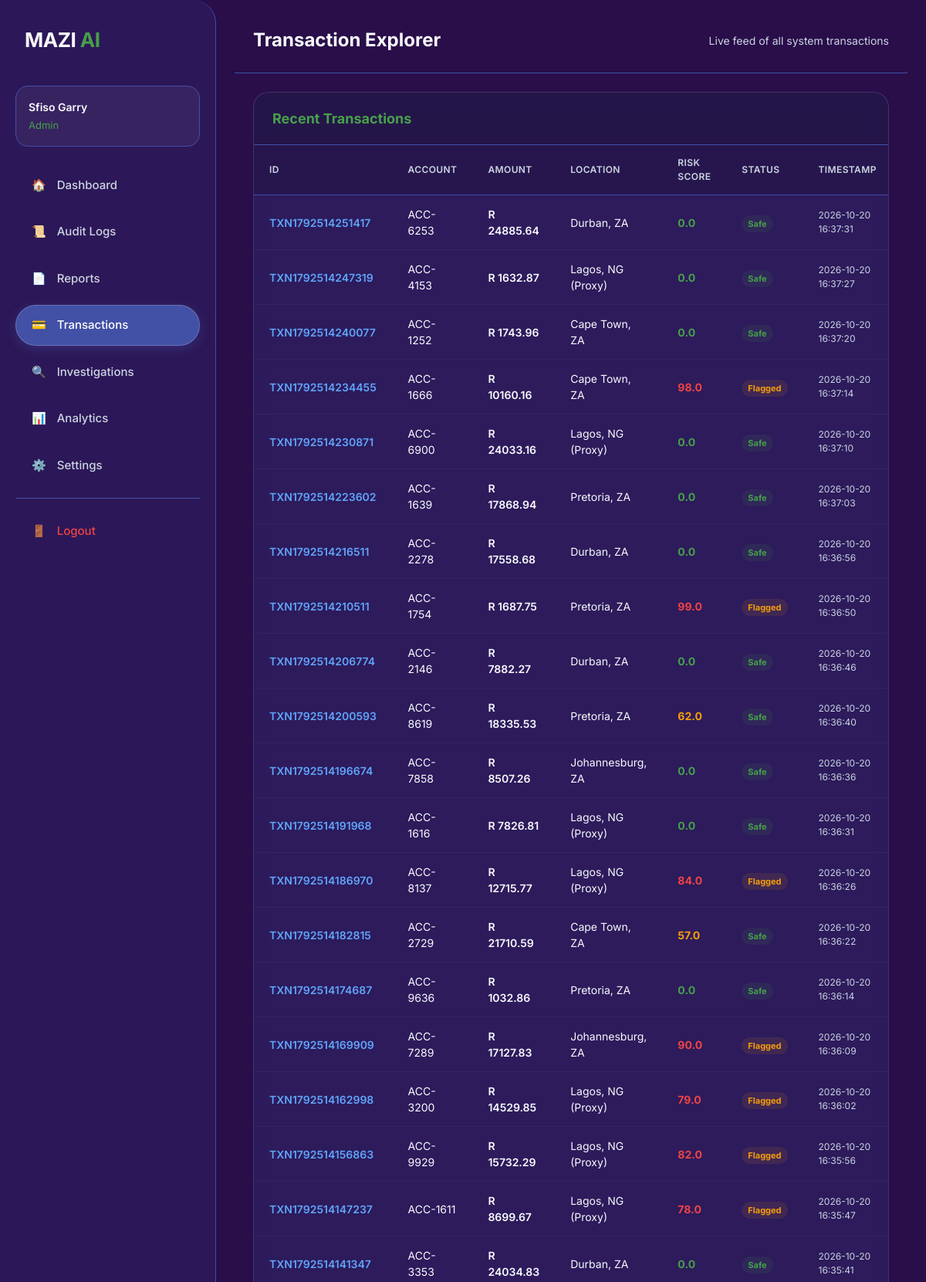
/transactions/ (signed in, upper part), run on the app's committed database.
### tables this page shows
CREATE TABLE transactions (
            id INTEGER PRIMARY KEY AUTOINCREMENT,
            transaction_id TEXT UNIQUE,
            account_number TEXT,
            amount REAL,
            location TEXT,
            risk_score REAL DEFAULT 0,
            status TEXT DEFAULT 'Safe',
            is_fraud INTEGER DEFAULT 0,
            timestamp DATETIME DEFAULT CURRENT_TIMESTAMP,
            type TEXT DEFAULT 'PAYMENT',
            oldbalanceOrg REAL DEFAULT 0,
            newbalanceOrig REAL DEFAULT 0,
            oldbalanceDest REAL DEFAULT 0,
            newbalanceDest REAL DEFAULT 0
        );

### routes/transactions.py (the view)
@transactions_bp.route('/')
@login_required
def transactions_list():
    role = session.get("role", "Customer")
    user_id = session.get("user_id")
    if role == "Customer":
        transactions = get_recent_transactions(20)
    else:
        transactions = get_recent_transactions(50)
    return render_template(
        "transactions.html",
        transactions=transactions,
        user_role=role,
        username=session.get("username")
    )

### database/connection.py (called while the page is built)
def get_db_connection():
    conn = sqlite3.connect(DATABASE)
    conn.row_factory = sqlite3.Row
    return conn

### services/security.py (called while the page is built, shortened)
def login_required(func):
    @wraps(func)
    def wrapper(*args, **kwargs):
        return func(*args, **kwargs)
    return wrapper

### services/transaction_service.py (called while the page is built)
def execute_query(query, params=(), fetch_one=False):
    conn = get_db_connection()
    cursor = conn.cursor()
    try:
        cursor.execute(query, params)
        if fetch_one:
            row = cursor.fetchone()
            if row:
                return dict(row)
            return None
        rows = cursor.fetchall()
        return [
            dict(row)
            for row in rows
        ]
    finally:
        cursor.close()
        conn.close()

def get_recent_transactions(limit=10):
    return execute_query(
        """
        SELECT
            id,
            transaction_id,
            account_number,
            amount,
            location,
            risk_score,
            status,
            timestamp
        FROM transactions
        ORDER BY timestamp DESC
        LIMIT ?
        """,
        (limit,)
    )

### templates/transactions.html (shortened to what this page needs)
{% extends "base.html" %}
{% block content %}
<div style="padding: 10px 24px 24px 24px; border-bottom: 1px solid var(--bg-border); display: flex; justify-content: space-between; align-items: center; margin-bottom: 24px;">
    <h1 style="margin:0; font-size: 24px; color: var(--text-primary);">Transaction Explorer</h1>
    <div style="font-size: 14px; color: var(--text-secondary);">
        Live feed of all system transactions
    </div>
</div>
<div style="padding: 0 24px;">
    <div class="glass-card" style="background: rgba(66, 80, 166, 0.2); backdrop-filter: blur(10px); border: 1px solid rgba(255,255,255,0.1); border-radius: 20px; padding: 0; overflow: hidden;">
        <div style="padding: 20px 24px; border-bottom: 1px solid var(--bg-border); background: rgba(0,0,0,0.2);">
            <div style="color: var(--accent-green); font-weight: bold; font-size: 18px;">
                Recent Transactions
            </div>
        </div>
        {% if transactions %}
        <div style="overflow-x: auto;">
            <table style="width: 100%; border-collapse: collapse;">
                <thead>
                    <tr>
                        <th style="padding: 14px 20px; text-align: left; color: var(--text-secondary); font-size: 12px; font-weight: 600; text-transform: uppercase; letter-spacing: 0.4px; border-bottom: 1px solid var(--bg-border); background: rgba(0,0,0,0.15);">ID</th>
                        <th style="padding: 14px 20px; text-align: left; color: var(--text-secondary); font-size: 12px; font-weight: 600; text-transform: uppercase; letter-spacing: 0.4px; border-bottom: 1px solid var(--bg-border); background: rgba(0,0,0,0.15);">Account</th>
                        <th style="padding: 14px 20px; text-align: left; color: var(--text-secondary); font-size: 12px; font-weight: 600; text-transform: uppercase; letter-spacing: 0.4px; border-bottom: 1px solid var(--bg-border); background: rgba(0,0,0,0.15);">Amount</th>
                        <th style="padding: 14px 20px; text-align: left; color: var(--text-secondary); font-size: 12px; font-weight: 600; text-transform: uppercase; letter-spacing: 0.4px; border-bottom: 1px solid var(--bg-border); background: rgba(0,0,0,0.15);">Location</th>
                        <th style="padding: 14px 20px; text-align: left; color: var(--text-secondary); font-size: 12px; font-weight: 600; text-transform: uppercase; letter-spacing: 0.4px; border-bottom: 1px solid var(--bg-border); background: rgba(0,0,0,0.15);">Risk Score</th>
                        <th style="padding: 14px 20px; text-align: left; color: var(--text-secondary); font-size: 12px; font-weight: 600; text-transform: uppercase; letter-spacing: 0.4px; border-bottom: 1px solid var(--bg-border); background: rgba(0,0,0,0.15);">Status</th>
                        <th style="padding: 14px 20px; text-align: left; color: var(--text-secondary); font-size: 12px; font-weight: 600; text-transform: uppercase; letter-spacing: 0.4px; border-bottom: 1px solid var(--bg-border); background: rgba(0,0,0,0.15);">Timestamp</th>
                    </tr>
                </thead>
                <tbody>
                    {% for tx in transactions %}
                    <tr style="transition: background 0.2s;">
                        <td style="padding: 14px 20px; border-bottom: 1px solid rgba(255,255,255,0.04);">
                            <a href="{{ url_for('investigations.investigation_detail', id=tx.id) }}" style="color: #60a5fa; font-weight: 600; text-decoration: none;">
                                {{ tx.transaction_id }}
                            </a>
                        </td>
                        <td style="padding: 14px 20px; border-bottom: 1px solid rgba(255,255,255,0.04);">{{ tx.account_number }}</td>
                        <td style="padding: 14px 20px; border-bottom: 1px solid rgba(255,255,255,0.04); font-weight: 600;">R {{ "%.2f"|format(tx.amount) }}</td>
                        <td style="padding: 14px 20px; border-bottom: 1px solid rgba(255,255,255,0.04);">{{ tx.location }}</td>
                        <td style="padding: 14px 20px; border-bottom: 1px solid rgba(255,255,255,0.04);">
                            {% if tx.risk_score > 75 %}
                                <span style="color: var(--accent-red); font-weight: 700;">{{ tx.risk_score }}</span>
                            {% elif tx.risk_score > 40 %}
                                <span style="color: var(--accent-orange); font-weight: 700;">{{ tx.risk_score }}</span>
                            {% else %}
                                <span style="color: var(--accent-green); font-weight: 700;">{{ tx.risk_score }}</span>
                            {% endif %}
                        </td>
                        <td style="padding: 14px 20px; border-bottom: 1px solid rgba(255,255,255,0.04);">
                            {% if tx.status == 'Flagged' %}
                                <span style="color: var(--accent-orange); background: rgba(245,158,11,0.1); padding: 4px 8px; border-radius: 12px; font-size: 11px; font-weight: 700;">{{ tx.status }}</span>
                            {% elif tx.status == 'Confirmed_Fraud' %}
                                <span style="color: var(--accent-red); background: rgba(239,68,68,0.1); padding: 4px 8px; border-radius: 12px; font-size: 11px; font-weight: 700;">{{ tx.status }}</span>
                            {% elif tx.status == 'Safe' %}
                                <span style="color: var(--accent-green); background: rgba(71,160,74,0.1); padding: 4px 8px; border-radius: 12px; font-size: 11px; font-weight: 700;">{{ tx.status }}</span>
                            {% else %}
                                <span style="color: #60a5fa; background: rgba(96,165,250,0.1); padding: 4px 8px; border-radius: 12px; font-size: 11px; font-weight: 700;">{{ tx.status }}</span>
                            {% endif %}
                        </td>
                        <td style="padding: 14px 20px; border-bottom: 1px solid rgba(255,255,255,0.04); color: var(--text-secondary); font-size: 12px;">{{ tx.timestamp }}</td>
                    </tr>
                    {% endfor %}
                </tbody>
            </table>
        </div>
        {% else %}
        <div style="text-align: center; padding: 48px 20px; color: var(--text-secondary);">
            <div style="font-size: 32px; margin-bottom: 8px;">📭</div>
            No transactions found in the database.
        </div>
        {% endif %}
    </div>
</div>
{% endblock %}

### static/css/style.css (style rules this page uses)
:root { --bg-base: #290E4A; --bg-surface: rgba(66, 80, 166, 0.15); --bg-border: #4250A6; --accent-blue: #4250A6; --accent-green: #47A04A; --accent-red: #ef4444; --accent-orange: #f59e0b; --text-primary: #f8fafc; --text-secondary: #cbd5e1; --sidebar-width: 280px; }
* { margin: 0; padding: 0; box-sizing: border-box; }
html { scroll-behavior: smooth; }
body { background-color: var(--bg-base); color: var(--text-primary); font-family: 'Inter', -apple-system, BlinkMacSystemFont, sans-serif; font-size: 14px; line-height: 1.5; min-height: 100vh; overflow-x: hidden; }

### templates/base.html (style rules this page uses)
:root { --bg-base: #290E4A; --bg-surface: rgba(66, 80, 166, 0.15); --bg-border: #4250A6; --accent-blue: #4250A6; --accent-green: #47A04A; --accent-red: #ef4444; --accent-orange: #f59e0b; --text-primary: #f8fafc; --text-secondary: #cbd5e1; --sidebar-width: 280px; }
* { margin: 0; padding: 0; box-sizing: border-box; font-family: 'Inter', sans-serif; }
body { background-color: var(--bg-base); color: var(--text-primary); display: flex; min-height: 100vh; overflow-x: hidden; }

### data on the page
transactions: transaction_id "TXN1792514251417", account_number "ACC-6253", amount "24885.64", location "Durban, ZA", risk_score "0.0", status "Safe", timestamp "2026-10-20 16:37:31"
transactions: transaction_id "TXN1792514247319", account_number "ACC-4153", amount "1632.87", location "Lagos, NG (Proxy)", risk_score "0.0", status "Safe", timestamp "2026-10-20 16:37:27"
transactions: transaction_id "TXN1792514240077", account_number "ACC-1252", amount "1743.96", location "Cape Town, ZA", risk_score "0.0", status "Safe", timestamp "2026-10-20 16:37:20"
transactions: transaction_id "TXN1792514234455", account_number "ACC-1666", amount "10160.16", location "Cape Town, ZA", risk_score "98.0", status "Flagged", timestamp "2026-10-20 16:37:14"
transactions: transaction_id "TXN1792514230871", account_number "ACC-6900", amount "24033.16", location "Lagos, NG (Proxy)", risk_score "0.0", status "Safe", timestamp "2026-10-20 16:37:10"
transactions: transaction_id "TXN1792514223602", account_number "ACC-1639", amount "17868.94", location "Pretoria, ZA", risk_score "0.0", status "Safe", timestamp "2026-10-20 16:37:03"
transactions: transaction_id "TXN1792514216511", account_number "ACC-2278", amount "17558.68", location "Durban, ZA", risk_score "0.0", status "Safe", timestamp "2026-10-20 16:36:56"
transactions: transaction_id "TXN1792514210511", account_number "ACC-1754", amount "1687.75", location "Pretoria, ZA", risk_score "99.0", status "Flagged", timestamp "2026-10-20 16:36:50"
transactions: transaction_id "TXN1792514206774", account_number "ACC-2146", amount "7882.27", location "Durban, ZA", risk_score "0.0", status "Safe", timestamp "2026-10-20 16:36:46"
transactions: transaction_id "TXN1792514200593", account_number "ACC-8619", amount "18335.53", location "Pretoria, ZA", risk_score "62.0", status "Safe", timestamp "2026-10-20 16:36:40"
transactions: transaction_id "TXN1792514196674", account_number "ACC-7858", amount "8507.26", location "Johannesburg, ZA", risk_score "0.0", status "Safe", timestamp "2026-10-20 16:36:36"
transactions: transaction_id "TXN1792514191968", account_number "ACC-1616", amount "7826.81", location "Lagos, NG (Proxy)", risk_score "0.0", status "Safe", timestamp "2026-10-20 16:36:31"
transactions: transaction_id "TXN1792514186970", account_number "ACC-8137", amount "12715.77", location "Lagos, NG (Proxy)", risk_score "84.0", status "Flagged", timestamp "2026-10-20 16:36:26"
transactions: transaction_id "TXN1792514182815", account_number "ACC-2729", amount "21710.59", location "Cape Town, ZA", risk_score "57.0", status "Safe", timestamp "2026-10-20 16:36:22"
transactions: transaction_id "TXN1792514174687", account_number "ACC-9636", amount "1032.86", location "Pretoria, ZA", risk_score "0.0", status "Safe", timestamp "2026-10-20 16:36:14"
transactions: transaction_id "TXN1792514169909", account_number "ACC-7289", amount "17127.83", location "Johannesburg, ZA", risk_score "90.0", status "Flagged", timestamp "2026-10-20 16:36:09"
transactions: transaction_id "TXN1792514162998", account_number "ACC-3200", amount "14529.85", location "Lagos, NG (Proxy)", risk_score "79.0", status "Flagged", timestamp "2026-10-20 16:36:02"
transactions: transaction_id "TXN1792514156863", account_number "ACC-9929", amount "15732.29", location "Lagos, NG (Proxy)", risk_score "82.0", status "Flagged", timestamp "2026-10-20 16:35:56"
transactions: transaction_id "TXN1792514147237", account_number "ACC-1611", amount "8699.67", location "Lagos, NG (Proxy)", risk_score "78.0", status "Flagged", timestamp "2026-10-20 16:35:47"
transactions: transaction_id "TXN1792514141347", account_number "ACC-3353", amount "24034.83", location "Durban, ZA", risk_score "0.0", status "Safe", timestamp "2026-10-20 16:35:41"

### other printed values
{{ session.get('username', 'User') }} "Sfiso Garry"
{{ session.get('role', 'Customer') }} "Admin"
